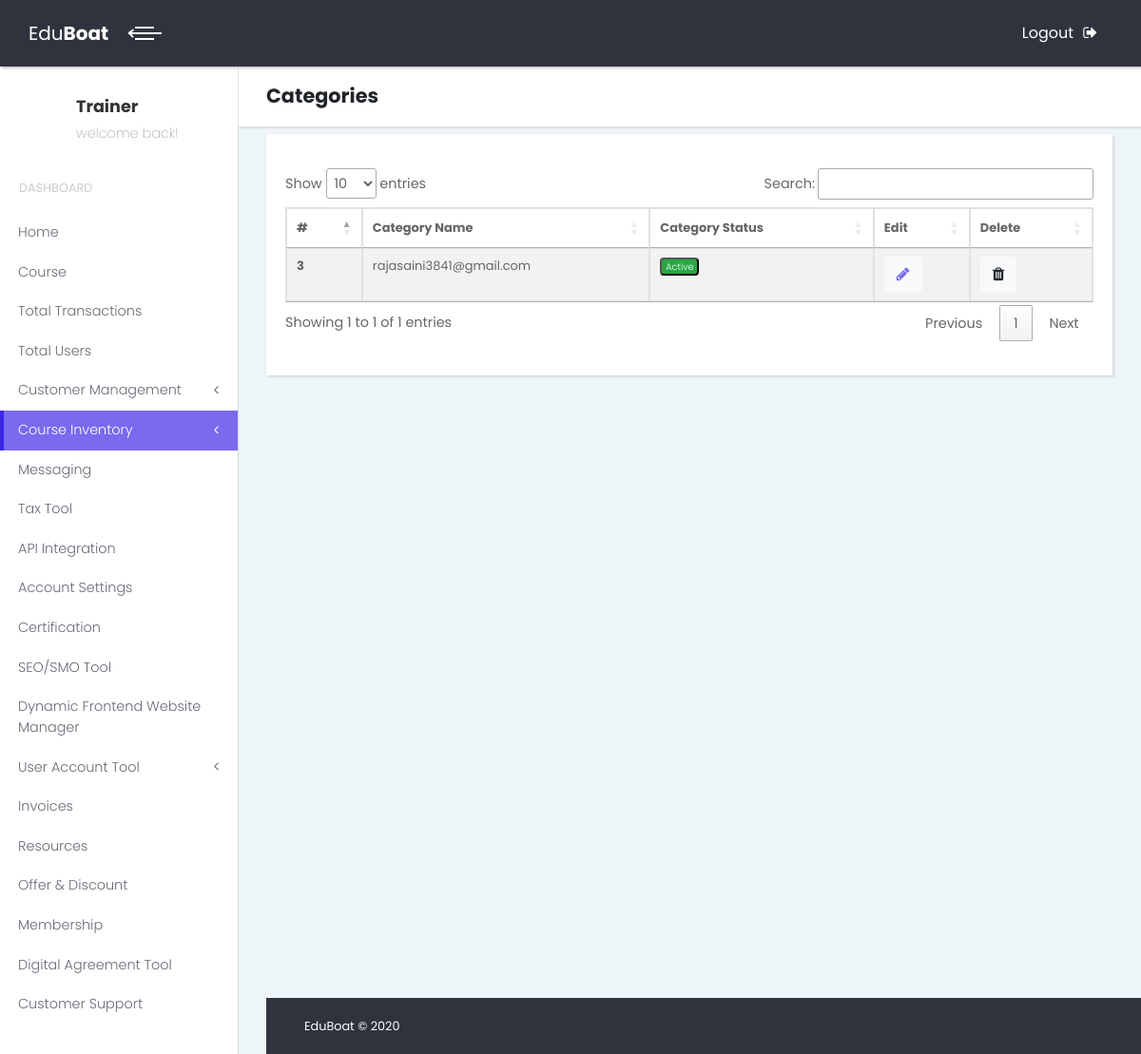
Screenshot of /inventory/category/ with the database file from the repository.
### inventory/models.py (models this page shows, shortened)
class Categories(MPTTModel):
    statusChoice = (
        ('Active', 'Active'),
        ('Inactive', 'Inactive'),
        ('Available', 'Available')
        )
    name = models.CharField(max_length = 250 , unique =True)
    parent = TreeForeignKey('self', on_delete=models.CASCADE, null=True, blank=True, related_name='children')
    seo_title = models.CharField(max_length=70)
    seo_description =models.CharField(max_length=160)
    slug = models.SlugField(max_length=255 , unique =True)
    categoryStatus = models.CharField(max_length = 30 , choices = statusChoice, null=True , blank=True)
    categoryCreated = models.DateTimeField(auto_now_add=True)
    seo_keywords = models.CharField(max_length=160)
    class MPTTMeta:
        order_insertion_by = ['name']

### inventory/views.py (the view)
# urls.py: path('category/',views.showCategory , name = 'show_category'),
def showCategory(request):
    categories = Categories.objects.all()
    context = {'categories':categories}
    return render(request,'view_category.html',context)

### templates/view_category.html (shortened to what this page needs)
{% load static %}
<!DOCTYPE html>
<html>
  <head>
    <link rel="stylesheet" href="{% static 'vendor/bootstrap/css/bootstrap.min.css' %}">
    <link rel="stylesheet" href="https://stackpath.bootstrapcdn.com/font-awesome/4.7.0/css/font-awesome.min.css">
    <link rel="stylesheet" href="{% static 'css/fontastic.css' %}">
    <link rel="stylesheet" href="{% static 'css/style.default.css' %}" id="theme-stylesheet">
    <link rel="stylesheet" href="{% static 'css/custom.css' %}">
    <link rel="stylesheet" href="https://cdn.datatables.net/1.10.21/css/jquery.dataTables.min.css">
   </head>
   <body>
    <div class="page">
      <header class="header">
        <nav class="navbar">
          <div class="container-fluid">
            <div class="navbar-holder d-flex align-items-center justify-content-between">
              <div class="navbar-header">
                <a href="index.html" class="navbar-brand d-none d-sm-inline-block">
                  <div class="brand-text d-none d-lg-inline-block"><span>Edu</span><strong>Boat</strong></div>
                  <div class="brand-text d-none d-sm-inline-block d-lg-none"><strong>EB</strong></div></a>
                <a id="toggle-btn" href="#" class="menu-btn active"><span></span><span></span><span></span></a>
              </div>
              <ul class="nav-menu list-unstyled d-flex flex-md-row align-items-md-center">
              <li class="nav-item"><a href="{% url 'logout' %}" class="nav-link logout"> <span class="d-none d-sm-inline">Logout</span><i class="fa fa-sign-out"></i></a></li>
              </ul>
            </div>
          </div>
        </nav>
      </header>  <div class="page-content d-flex align-items-stretch">
        <nav class="side-navbar">
          <div class="sidebar-header d-flex align-items-center">
            <div class="avatar"><img src="" alt="" class="img-fluid rounded-circle"></div>
            <div class="title">
              <h1 class="h4">Trainer</h1>
              <p>welcome back!</p>
            </div>
          </div>
          <span class="heading">Dashboard</span>
          <ul class="list-unstyled">
            <li><a href="#">Home </a></li>
            <li><a href="{% url 'course' %}">Course </a></li>
            <li><a href="#"> Total Transactions </a></li>
            <li><a href="{% url 'user' %}">Total Users</a></li>
           <li class=""><a href="#dropdown-customer" aria-expanded="false" data-toggle="collapse">Customer Management</a>
                          </li>
            <li class="active"><a href="#dropdown-user-account" aria-expanded="false" data-toggle="collapse">Course Inventory</a>
                          </li>
            <li><a href="{% url 'bulkemail' %}">Messaging</a></li>
            <li><a href="#">Tax Tool</a></li>
            <li><a href="#">API Integration</a></li>
            <li><a href="#">Account Settings</a></li>
            <li><a href="#">Certification</a></li>
            <li><a href="#">SEO/SMO Tool</a></li>
            <li><a href="#">Dynamic Frontend Website Manager</a></li>
            <li><a href="#dropdown-user-account" aria-expanded="false" data-toggle="collapse">User Account Tool </a>
            </li>
            <li><a href="#">Invoices</a></li>
            <li><a href="#">Resources</a></li>
            <li><a href="#">Offer & Discount</a></li>
            <li><a href="#">Membership</a></li>
            <li><a href="#">Digital Agreement Tool</a></li>
            <li><a href="{% url 'customer_detail' %}">Customer Support</a></li>
          </ul>
        </nav>
        <div class="content-inner">
          <header class="page-header">
            <div class="container-fluid">
              <h2 class="no-margin-bottom">Categories</h2>
            </div>
          </header>
        <div class="container-fluid dashboard-counts no-padding-bottom pt-2">
            <div class="card">
              <div class="card-body">
                <div class="table-responsive table table-hover">
                  <table class="table table-striped table-bordered" id="users-table">
                    <thead>
                      <tr>
                        <th scope="col">#</th>
                        <th scope="col">Category Name</th>
                        <th scope="col">Category Status</th>
                        <th scope="col">Edit</th>
                        <th scope="col">Delete</th>
                      </tr>
                    </thead>
                    <tbody>
                        {% for category in categories %}
                      <tr>
                        <th scope="row">{{category.id}}</th>
                        <td>{{category.name}}</td>
                         <td> {% if category.categoryStatus == 'Active' %}
                             <button class="badge badge-success">{{category.categoryStatus}}</button>
                             {% elif category.categoryStatus == 'Inactive' %}
                             <button class="badge badge-danger">{{category.categoryStatus}}</button>
                             {% else %}
                             <button class="badge badge-warning">{{category.categoryStatus}}</button>
                             {% endif %}
                         </td>
                          <td><button type="button" class="btn btn-light">
                          <a href="{% url 'edit_category' category.slug %}"><i class="fa fa-pencil "></i> </a>
                          </button><td>
                          <button type="button" class="btn btn-light " data-toggle="modal" data-target="#exampleModal{{category.id}}">
                           <i class="fa fa-trash"></i>
                          </button>
                      </tr>
                        {% endfor %}
                    </tbody>
                  </table>
                </div>
              </div>
            </div>
            <footer class="main-footer">
              <div class="container-fluid">
                <div class="row">
                  <div class="col-sm-6">
                    <p>EduBoat &copy; 2020</p>
                  </div>
                </div>
              </div>
            </footer>
    </body>
  </html>

### rows the page displays
Categories: id "3", name "rajasaini3841@gmail.com", categoryStatus "Active"
